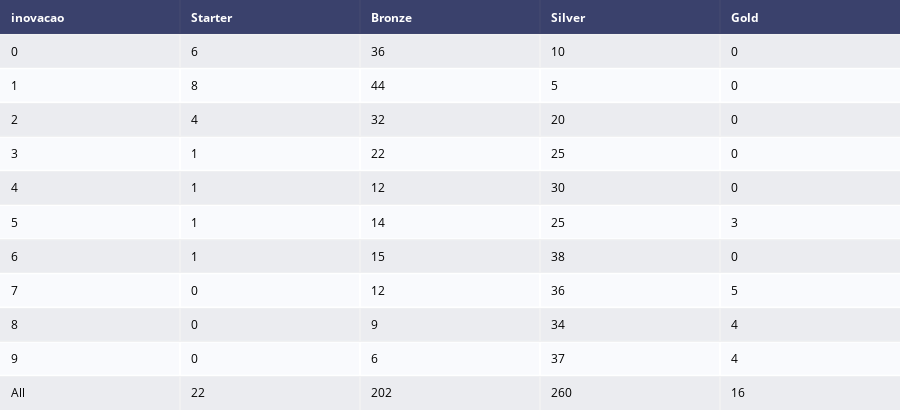

Here is the notebook cell this chart was saved with:
### Code cell
# Tabela de Contingência entre inovacao economica e Target
crosstab_inovacao = pd.crosstab(df_segmento['inovacao'], df_segmento['segmento_de_cliente'], margins=True)[lista_segmentos].reset_index()
tabela_inovacao = ff.create_table(crosstab_inovacao)
tabela_inovacao.show()

### Figure 1 — Plotly figure (JSON) as saved in the notebook; plotly's stock layout.template omitted (floating-point values rounded to 4 significant figures)
{"data": [{"colorscale": [[0, "#00083e"], [0.5, "#ededee"], [1, "#ffffff"]], "hoverinfo": "none", "opacity": 0.75, "showscale": false, "type": "heatmap", "z": [[0, 0, 0, 0, 0], [0.5, 0.5, 0.5, 0.5, 0.5], [1, 1, 1, 1, 1], [0.5, 0.5, 0.5, 0.5, 0.5], [1, 1, 1, 1, 1], [0.5, 0.5, 0.5, 0.5, 0.5], [1, 1, 1, 1, 1], [0.5, 0.5, 0.5, 0.5, 0.5], [1, 1, 1, 1, 1], [0.5, 0.5, 0.5, 0.5, 0.5], [1, 1, 1, 1, 1], [0.5, 0.5, 0.5, 0.5, 0.5]]}], "layout": {"annotations": [{"align": "left", "font": {"color": "#ffffff"}, "showarrow": false, "text": "<b>inovacao</b>", "x": -0.45, "xanchor": "left", "xref": "x", "y": 0, "yref": "y"}, {"align": "left", "font": {"color": "#ffffff"}, "showarrow": false, "text": "<b>Starter</b>", "x": 0.55, "xanchor": "left", "xref": "x", "y": 0, "yref": "y"}, {"align": "left", "font": {"color": "#ffffff"}, "showarrow": false, "text": "<b>Bronze</b>", "x": 1.55, "xanchor": "left", "xref": "x", "y": 0, "yref": "y"}, {"align": "left", "font": {"color": "#ffffff"}, "showarrow": false, "text": "<b>Silver</b>", "x": 2.55, "xanchor": "left", "xref": "x", "y": 0, "yref": "y"}, {"align": "left", "font": {"color": "#ffffff"}, "showarrow": false, "text": "<b>Gold</b>", "x": 3.55, "xanchor": "left", "xref": "x", "y": 0, "yref": "y"}, {"align": "left", "font": {"color": "#000000"}, "showarrow": false, "text": "0", "x": -0.45, "xanchor": "left", "xref": "x", "y": 1, "yref": "y"}, {"align": "left", "font": {"color": "#000000"}, "showarrow": false, "text": "6", "x": 0.55, "xanchor": "left", "xref": "x", "y": 1, "yref": "y"}, {"align": "left", "font": {"color": "#000000"}, "showarrow": false, "text": "36", "x": 1.55, "xanchor": "left", "xref": "x", "y": 1, "yref": "y"}, {"align": "left", "font": {"color": "#000000"}, "showarrow": false, "text": "10", "x": 2.55, "xanchor": "left", "xref": "x", "y": 1, "yref": "y"}, {"align": "left", "font": {"color": "#000000"}, "showarrow": false, "text": "0", "x": 3.55, "xanchor": "left", "xref": "x", "y": 1, "yref": "y"}, {"align": "left", "font": {"color": "#000000"}, "showarrow": false, "text": "1", "x": -0.45, "xanchor": "left", "xref": "x", "y": 2, "yref": "y"}, {"align": "left", "font": {"color": "#000000"}, "showarrow": false, "text": "8", "x": 0.55, "xanchor": "left", "xref": "x", "y": 2, "yref": "y"}, {"align": "left", "font": {"color": "#000000"}, "showarrow": false, "text": "44", "x": 1.55, "xanchor": "left", "xref": "x", "y": 2, "yref": "y"}, {"align": "left", "font": {"color": "#000000"}, "showarrow": false, "text": "5", "x": 2.55, "xanchor": "left", "xref": "x", "y": 2, "yref": "y"}, {"align": "left", "font": {"color": "#000000"}, "showarrow": false, "text": "0", "x": 3.55, "xanchor": "left", "xref": "x", "y": 2, "yref": "y"}, {"align": "left", "font": {"color": "#000000"}, "showarrow": false, "text": "2", "x": -0.45, "xanchor": "left", "xref": "x", "y": 3, "yref": "y"}, {"align": "left", "font": {"color": "#000000"}, "showarrow": false, "text": "4", "x": 0.55, "xanchor": "left", "xref": "x", "y": 3, "yref": "y"}, {"align": "left", "font": {"color": "#000000"}, "showarrow": false, "text": "32", "x": 1.55, "xanchor": "left", "xref": "x", "y": 3, "yref": "y"}, {"align": "left", "font": {"color": "#000000"}, "showarrow": false, "text": "20", "x": 2.55, "xanchor": "left", "xref": "x", "y": 3, "yref": "y"}, {"align": "left", "font": {"color": "#000000"}, "showarrow": false, "text": "0", "x": 3.55, "xanchor": "left", "xref": "x", "y": 3, "yref": "y"}, {"align": "left", "font": {"color": "#000000"}, "showarrow": false, "text": "3", "x": -0.45, "xanchor": "left", "xref": "x", "y": 4, "yref": "y"}, {"align": "left", "font": {"color": "#000000"}, "showarrow": false, "text": "1", "x": 0.55, "xanchor": "left", "xref": "x", "y": 4, "yref": "y"}, {"align": "left", "font": {"color": "#000000"}, "showarrow": false, "text": "22", "x": 1.55, "xanchor": "left", "xref": "x", "y": 4, "yref": "y"}, {"align": "left", "font": {"color": "#000000"}, "showarrow": false, "text": "25", "x": 2.55, "xanchor": "left", "xref": "x", "y": 4, "yref": "y"}, {"align": "left", "font": {"color": "#000000"}, "showarrow": false, "text": "0", "x": 3.55, "xanchor": "left", "xref": "x", "y": 4, "yref": "y"}, {"align": "left", "font": {"color": "#000000"}, "showarrow": false, "text": "4", "x": -0.45, "xanchor": "left", "xref": "x", "y": 5, "yref": "y"}, {"align": "left", "font": {"color": "#000000"}, "showarrow": false, "text": "1", "x": 0.55, "xanchor": "left", "xref": "x", "y": 5, "yref": "y"}, {"align": "left", "font": {"color": "#000000"}, "showarrow": false, "text": "12", "x": 1.55, "xanchor": "left", "xref": "x", "y": 5, "yref": "y"}, {"align": "left", "font": {"color": "#000000"}, "showarrow": false, "text": "30", "x": 2.55, "xanchor": "left", "xref": "x", "y": 5, "yref": "y"}, {"align": "left", "font": {"color": "#000000"}, "showarrow": false, "text": "0", "x": 3.55, "xanchor": "left", "xref": "x", "y": 5, "yref": "y"}, {"align": "left", "font": {"color": "#000000"}, "showarrow": false, "text": "5", "x": -0.45, "xanchor": "left", "xref": "x", "y": 6, "yref": "y"}, {"align": "left", "font": {"color": "#000000"}, "showarrow": false, "text": "1", "x": 0.55, "xanchor": "left", "xref": "x", "y": 6, "yref": "y"}, {"align": "left", "font": {"color": "#000000"}, "showarrow": false, "text": "14", "x": 1.55, "xanchor": "left", "xref": "x", "y": 6, "yref": "y"}, {"align": "left", "font": {"color": "#000000"}, "showarrow": false, "text": "25", "x": 2.55, "xanchor": "left", "xref": "x", "y": 6, "yref": "y"}, {"align": "left", "font": {"color": "#000000"}, "showarrow": false, "text": "3", "x": 3.55, "xanchor": "left", "xref": "x", "y": 6, "yref": "y"}, {"align": "left", "font": {"color": "#000000"}, "showarrow": false, "text": "6", "x": -0.45, "xanchor": "left", "xref": "x", "y": 7, "yref": "y"}, {"align": "left", "font": {"color": "#000000"}, "showarrow": false, "text": "1", "x": 0.55, "xanchor": "left", "xref": "x", "y": 7, "yref": "y"}, {"align": "left", "font": {"color": "#000000"}, "showarrow": false, "text": "15", "x": 1.55, "xanchor": "left", "xref": "x", "y": 7, "yref": "y"}, {"align": "left", "font": {"color": "#000000"}, "showarrow": false, "text": "38", "x": 2.55, "xanchor": "left", "xref": "x", "y": 7, "yref": "y"}, {"align": "left", "font": {"color": "#000000"}, "showarrow": false, "text": "0", "x": 3.55, "xanchor": "left", "xref": "x", "y": 7, "yref": "y"}, {"align": "left", "font": {"color": "#000000"}, "showarrow": false, "text": "7", "x": -0.45, "xanchor": "left", "xref": "x", "y": 8, "yref": "y"}, {"align": "left", "font": {"color": "#000000"}, "showarrow": false, "text": "0", "x": 0.55, "xanchor": "left", "xref": "x", "y": 8, "yref": "y"}, {"align": "left", "font": {"color": "#000000"}, "showarrow": false, "text": "12", "x": 1.55, "xanchor": "left", "xref": "x", "y": 8, "yref": "y"}, {"align": "left", "font": {"color": "#000000"}, "showarrow": false, "text": "36", "x": 2.55, "xanchor": "left", "xref": "x", "y": 8, "yref": "y"}, {"align": "left", "font": {"color": "#000000"}, "showarrow": false, "text": "5", "x": 3.55, "xanchor": "left", "xref": "x", "y": 8, "yref": "y"}, {"align": "left", "font": {"color": "#000000"}, "showarrow": false, "text": "8", "x": -0.45, "xanchor": "left", "xref": "x", "y": 9, "yref": "y"}, {"align": "left", "font": {"color": "#000000"}, "showarrow": false, "text": "0", "x": 0.55, "xanchor": "left", "xref": "x", "y": 9, "yref": "y"}, {"align": "left", "font": {"color": "#000000"}, "showarrow": false, "text": "9", "x": 1.55, "xanchor": "left", "xref": "x", "y": 9, "yref": "y"}, {"align": "left", "font": {"color": "#000000"}, "showarrow": false, "text": "34", "x": 2.55, "xanchor": "left", "xref": "x", "y": 9, "yref": "y"}, {"align": "left", "font": {"color": "#000000"}, "showarrow": false, "text": "4", "x": 3.55, "xanchor": "left", "xref": "x", "y": 9, "yref": "y"}, {"align": "left", "font": {"color": "#000000"}, "showarrow": false, "text": "9", "x": -0.45, "xanchor": "left", "xref": "x", "y": 10, "yref": "y"}, {"align": "left", "font": {"color": "#000000"}, "showarrow": false, "text": "0", "x": 0.55, "xanchor": "left", "xref": "x", "y": 10, "yref": "y"}, {"align": "left", "font": {"color": "#000000"}, "showarrow": false, "text": "6", "x": 1.55, "xanchor": "left", "xref": "x", "y": 10, "yref": "y"}, {"align": "left", "font": {"color": "#000000"}, "showarrow": false, "text": "37", "x": 2.55, "xanchor": "left", "xref": "x", "y": 10, "yref": "y"}, {"align": "left", "font": {"color": "#000000"}, "showarrow": false, "text": "4", "x": 3.55, "xanchor": "left", "xref": "x", "y": 10, "yref": "y"}, {"align": "left", "font": {"color": "#000000"}, "showarrow": false, "text": "All", "x": -0.45, "xanchor": "left", "xref": "x", "y": 11, "yref": "y"}, {"align": "left", "font": {"color": "#000000"}, "showarrow": false, "text": "22", "x": 0.55, "xanchor": "left", "xref": "x", "y": 11, "yref": "y"}, {"align": "left", "font": {"color": "#000000"}, "showarrow": false, "text": "202", "x": 1.55, "xanchor": "left", "xref": "x", "y": 11, "yref": "y"}, {"align": "left", "font": {"color": "#000000"}, "showarrow": false, "text": "260", "x": 2.55, "xanchor": "left", "xref": "x", "y": 11, "yref": "y"}, {"align": "left", "font": {"color": "#000000"}, "showarrow": false, "text": "16", "x": 3.55, "xanchor": "left", "xref": "x", "y": 11, "yref": "y"}], "height": 410, "margin": {"b": 0, "l": 0, "r": 0, "t": 0}, "xaxis": {"dtick": 1, "gridwidth": 2, "showticklabels": false, "tick0": -0.5, "ticks": "", "zeroline": false}, "yaxis": {"autorange": "reversed", "dtick": 1, "gridwidth": 2, "showticklabels": false, "tick0": 0.5, "ticks": "", "zeroline": false}}}
